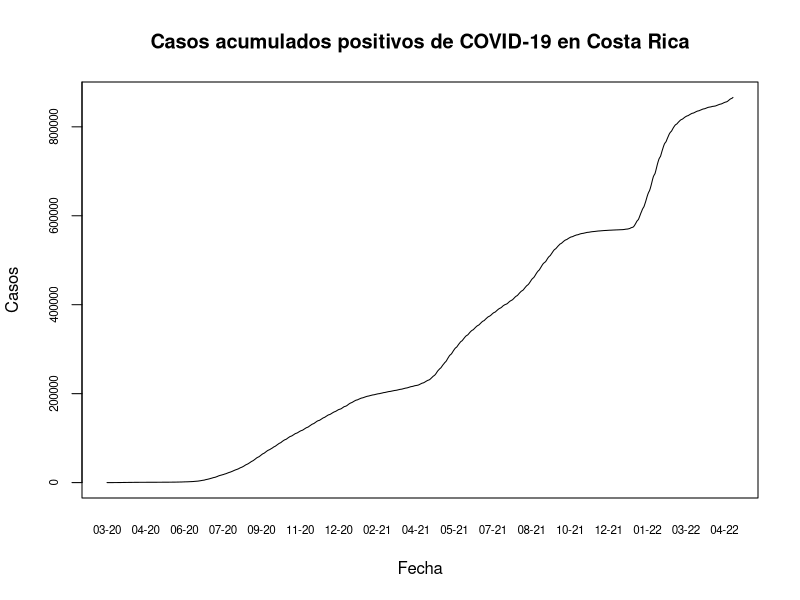
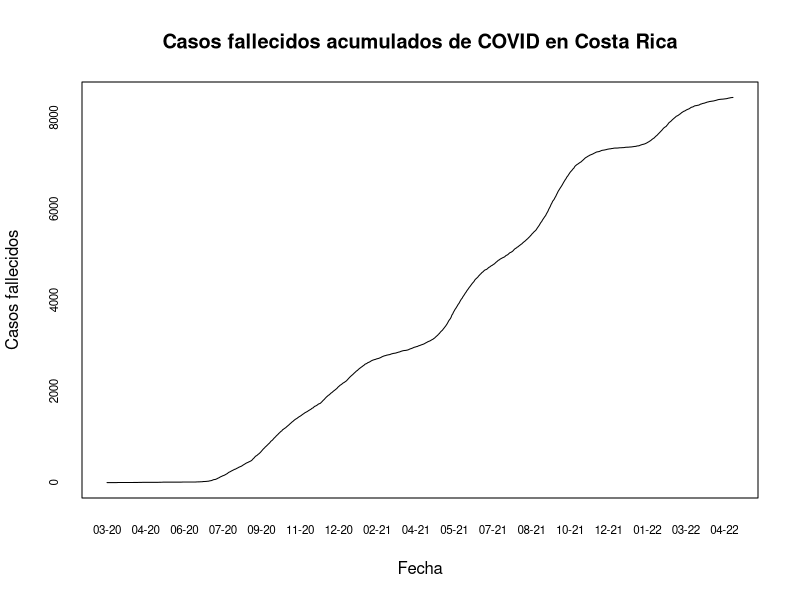

R code for these plots, in order:
## ---- chunk 1
knitr::opts_chunk$set(echo = TRUE)
## ---- chunk 2
covid <- read.csv(file = "05_10_22_CSV_GENERAL.csv", sep = ";")
## ---- chunk 3
options(scipen = 7)
## ---- chunk 4
covid$FECHA <- as.Date(covid$FECHA, format = "%d/%m/%Y")
## ---- chunk 5
plot(
  covid$FECHA,
  covid$positivos, 
  type = "l",
  xaxt = "n",
  yaxt = "n", 
  main = "Casos acumulados positivos de COVID-19 en Costa Rica", 
  xlab = "Fecha",
  ylab = "Casos")

axis(
  side = 1,
  covid$FECHA,
  tick = FALSE,
  format(covid$FECHA, "%m-%y"),
  cex.axis = 0.7
) 
axis(
  side = 2,
  covid$positivos,
  labels = TRUE,  
  at = seq(0, 1000000, by = 200000),
  cex.axis = .7
)
## ---- chunk 6
plot(
  covid$FECHA,
  covid$fallecidos,
  type = "l",
  xaxt = "n",
  yaxt = "n",
  main = "Casos fallecidos acumulados de COVID en Costa Rica",
  xlab = "Fecha",
  ylab = "Casos fallecidos"
)

axis(side = 1,
     covid$FECHA,
     tick = FALSE,
     format(covid$FECHA, "%m-%y"),
     cex.axis = .7)

axis(side = 2,
  covid$fallecidos,
  labels = TRUE,  
  at = seq(0, 10000, by = 2000),
  cex.axis = .7
)
